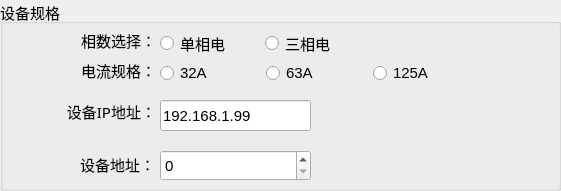
  <widget class="QGroupBox" name="groupBox_2">
   <property name="geometry">
    <rect>
     <x>10</x>
     <y>260</y>
     <width>561</width>
     <height>191</height>
    </rect>
   </property>
   <property name="font">
    <font>
     <pointsize>11</pointsize>
    </font>
   </property>
   <property name="title">
    <string>设备规格</string>
   </property>
   <widget class="QLabel" name="label_20">
    <property name="geometry">
     <rect>
      <x>36</x>
      <y>30</y>
      <width>120</width>
      <height>20</height>
     </rect>
    </property>
    <property name="minimumSize">
     <size>
      <width>120</width>
      <height>0</height>
     </size>
    </property>
    <property name="maximumSize">
     <size>
      <width>120</width>
      <height>16777215</height>
     </size>
    </property>
    <property name="font">
     <font>
      <family>微软雅黑</family>
      <pointsize>11</pointsize>
     </font>
    </property>
    <property name="text">
     <string>相数选择：</string>
    </property>
    <property name="alignment">
     <set>Qt::AlignRight|Qt::AlignTrailing|Qt::AlignVCenter</set>
    </property>
   </widget>
   <widget class="QRadioButton" name="spe">
    <property name="geometry">
     <rect>
      <x>160</x>
      <y>30</y>
      <width>70</width>
      <height>26</height>
     </rect>
    </property>
    <property name="font">
     <font>
      <pointsize>11</pointsize>
     </font>
    </property>
    <property name="text">
     <string>单相电</string>
    </property>
   </widget>
   <widget class="QLabel" name="label_21">
    <property name="geometry">
     <rect>
      <x>36</x>
      <y>60</y>
      <width>120</width>
      <height>20</height>
     </rect>
    </property>
    <property name="minimumSize">
     <size>
      <width>120</width>
      <height>0</height>
     </size>
    </property>
    <property name="maximumSize">
     <size>
      <width>120</width>
      <height>16777215</height>
     </size>
    </property>
    <property name="font">
     <font>
      <family>微软雅黑</family>
      <pointsize>11</pointsize>
     </font>
    </property>
    <property name="text">
     <string>电流规格：</string>
    </property>
    <property name="alignment">
     <set>Qt::AlignRight|Qt::AlignTrailing|Qt::AlignVCenter</set>
    </property>
   </widget>
   <widget class="QLabel" name="label_23">
    <property name="geometry">
     <rect>
      <x>35</x>
      <y>149</y>
      <width>120</width>
      <height>31</height>
     </rect>
    </property>
    <property name="minimumSize">
     <size>
      <width>120</width>
      <height>0</height>
     </size>
    </property>
    <property name="maximumSize">
     <size>
      <width>120</width>
      <height>16777215</height>
     </size>
    </property>
    <property name="font">
     <font>
      <family>微软雅黑</family>
      <pointsize>11</pointsize>
     </font>
    </property>
    <property name="text">
     <string>设备地址：</string>
    </property>
    <property name="alignment">
     <set>Qt::AlignRight|Qt::AlignTrailing|Qt::AlignVCenter</set>
    </property>
   </widget>
   <widget class="QRadioButton" name="tpe">
    <property name="geometry">
     <rect>
      <x>265</x>
      <y>30</y>
      <width>70</width>
      <height>26</height>
     </rect>
    </property>
    <property name="font">
     <font>
      <pointsize>11</pointsize>
     </font>
    </property>
    <property name="text">
     <string>三相电</string>
    </property>
   </widget>
   <widget class="QRadioButton" name="cur32A">
    <property name="geometry">
     <rect>
      <x>160</x>
      <y>60</y>
      <width>54</width>
      <height>26</height>
     </rect>
    </property>
    <property name="font">
     <font>
      <pointsize>11</pointsize>
     </font>
    </property>
    <property name="text">
     <string>32A</string>
    </property>
   </widget>
   <widget class="QLabel" name="label_22">
    <property name="geometry">
     <rect>
      <x>36</x>
      <y>101</y>
      <width>120</width>
      <height>21</height>
     </rect>
    </property>
    <property name="minimumSize">
     <size>
      <width>120</width>
      <height>0</height>
     </size>
    </property>
    <property name="maximumSize">
     <size>
      <width>120</width>
      <height>16777215</height>
     </size>
    </property>
    <property name="font">
     <font>
      <family>微软雅黑</family>
      <pointsize>11</pointsize>
     </font>
    </property>
    <property name="text">
     <string>设备IP地址：</string>
    </property>
    <property name="alignment">
     <set>Qt::AlignRight|Qt::AlignTrailing|Qt::AlignVCenter</set>
    </property>
   </widget>
   <widget class="QLineEdit" name="devIp">
    <property name="geometry">
     <rect>
      <x>160</x>
      <y>100</y>
      <width>151</width>
      <height>31</height>
     </rect>
    </property>
    <property name="font">
     <font>
      <pointsize>11</pointsize>
     </font>
    </property>
    <property name="text">
     <string>192.168.1.99</string>
    </property>
   </widget>
   <widget class="QRadioButton" name="cur63A">
    <property name="geometry">
     <rect>
      <x>266</x>
      <y>60</y>
      <width>54</width>
      <height>26</height>
     </rect>
    </property>
    <property name="font">
     <font>
      <pointsize>11</pointsize>
     </font>
    </property>
    <property name="text">
     <string>63A</string>
    </property>
   </widget>
   <widget class="QRadioButton" name="cur125A">
    <property name="geometry">
     <rect>
      <x>373</x>
      <y>60</y>
      <width>62</width>
      <height>26</height>
     </rect>
    </property>
    <property name="font">
     <font>
      <pointsize>11</pointsize>
     </font>
    </property>
    <property name="text">
     <string>125A</string>
    </property>
   </widget>
   <widget class="QSpinBox" name="addr">
    <property name="geometry">
     <rect>
      <x>160</x>
      <y>150</y>
      <width>151</width>
      <height>31</height>
     </rect>
    </property>
    <property name="font">
     <font>
      <pointsize>11</pointsize>
     </font>
    </property>
    <property name="maximum">
     <number>9</number>
    </property>
   </widget>
  </widget>
